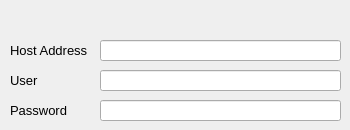
   <widget class="QWidget" name="relay">
    <attribute name="title">
     <string>Relay</string>
    </attribute>
    <widget class="QLabel" name="label_mountIP_35">
     <property name="geometry">
      <rect>
       <x>10</x>
       <y>40</y>
       <width>81</width>
       <height>21</height>
      </rect>
     </property>
     <property name="font">
      <font>
       <family>Arial</family>
       <pointsize>10</pointsize>
      </font>
     </property>
     <property name="text">
      <string>Host Address</string>
     </property>
    </widget>
    <widget class="QLineEdit" name="relayHostAddress">
     <property name="enabled">
      <bool>true</bool>
     </property>
     <property name="geometry">
      <rect>
       <x>100</x>
       <y>40</y>
       <width>241</width>
       <height>21</height>
      </rect>
     </property>
     <property name="minimumSize">
      <size>
       <width>0</width>
       <height>0</height>
      </size>
     </property>
     <property name="font">
      <font>
       <family>Arial</family>
       <pointsize>10</pointsize>
       <bold>false</bold>
      </font>
     </property>
     <property name="mouseTracking">
      <bool>false</bool>
     </property>
     <property name="acceptDrops">
      <bool>false</bool>
     </property>
     <property name="toolTip">
      <string>&lt;html&gt;&lt;head/&gt;&lt;body&gt;&lt;p&gt;IP address for relay device&lt;/p&gt;&lt;/body&gt;&lt;/html&gt;</string>
     </property>
     <property name="layoutDirection">
      <enum>Qt::LayoutDirection::RightToLeft</enum>
     </property>
     <property name="text">
      <string/>
     </property>
     <property name="maxLength">
      <number>50</number>
     </property>
     <property name="alignment">
      <set>Qt::AlignmentFlag::AlignLeading|Qt::AlignmentFlag::AlignLeft|Qt::AlignmentFlag::AlignVCenter</set>
     </property>
     <property name="dragEnabled">
      <bool>true</bool>
     </property>
     <property name="readOnly">
      <bool>false</bool>
     </property>
    </widget>
    <widget class="QLineEdit" name="relayPassword">
     <property name="geometry">
      <rect>
       <x>100</x>
       <y>100</y>
       <width>241</width>
       <height>21</height>
      </rect>
     </property>
     <property name="minimumSize">
      <size>
       <width>0</width>
       <height>0</height>
      </size>
     </property>
     <property name="font">
      <font>
       <family>Arial</family>
       <pointsize>10</pointsize>
       <bold>false</bold>
      </font>
     </property>
     <property name="mouseTracking">
      <bool>false</bool>
     </property>
     <property name="acceptDrops">
      <bool>false</bool>
     </property>
     <property name="toolTip">
      <string>&lt;html&gt;&lt;head/&gt;&lt;body&gt;&lt;p&gt;Passwor for relay device&lt;/p&gt;&lt;/body&gt;&lt;/html&gt;</string>
     </property>
     <property name="layoutDirection">
      <enum>Qt::LayoutDirection::RightToLeft</enum>
     </property>
     <property name="text">
      <string/>
     </property>
     <property name="maxLength">
      <number>50</number>
     </property>
     <property name="alignment">
      <set>Qt::AlignmentFlag::AlignLeading|Qt::AlignmentFlag::AlignLeft|Qt::AlignmentFlag::AlignVCenter</set>
     </property>
     <property name="dragEnabled">
      <bool>true</bool>
     </property>
     <property name="readOnly">
      <bool>false</bool>
     </property>
    </widget>
    <widget class="QLineEdit" name="relayUser">
     <property name="geometry">
      <rect>
       <x>100</x>
       <y>70</y>
       <width>241</width>
       <height>21</height>
      </rect>
     </property>
     <property name="minimumSize">
      <size>
       <width>0</width>
       <height>0</height>
      </size>
     </property>
     <property name="font">
      <font>
       <family>Arial</family>
       <pointsize>10</pointsize>
       <bold>false</bold>
      </font>
     </property>
     <property name="mouseTracking">
      <bool>false</bool>
     </property>
     <property name="acceptDrops">
      <bool>false</bool>
     </property>
     <property name="toolTip">
      <string>&lt;html&gt;&lt;head/&gt;&lt;body&gt;&lt;p&gt;User for relay device&lt;/p&gt;&lt;/body&gt;&lt;/html&gt;</string>
     </property>
     <property name="layoutDirection">
      <enum>Qt::LayoutDirection::RightToLeft</enum>
     </property>
     <property name="text">
      <string/>
     </property>
     <property name="maxLength">
      <number>50</number>
     </property>
     <property name="alignment">
      <set>Qt::AlignmentFlag::AlignLeading|Qt::AlignmentFlag::AlignLeft|Qt::AlignmentFlag::AlignVCenter</set>
     </property>
     <property name="dragEnabled">
      <bool>true</bool>
     </property>
     <property name="readOnly">
      <bool>false</bool>
     </property>
    </widget>
    <widget class="QLabel" name="label_mountIP_36">
     <property name="geometry">
      <rect>
       <x>10</x>
       <y>70</y>
       <width>91</width>
       <height>21</height>
      </rect>
     </property>
     <property name="font">
      <font>
       <family>Arial</family>
       <pointsize>10</pointsize>
      </font>
     </property>
     <property name="text">
      <string>User</string>
     </property>
    </widget>
    <widget class="QLabel" name="label_mountIP_37">
     <property name="geometry">
      <rect>
       <x>10</x>
       <y>100</y>
       <width>91</width>
       <height>21</height>
      </rect>
     </property>
     <property name="font">
      <font>
       <family>Arial</family>
       <pointsize>10</pointsize>
      </font>
     </property>
     <property name="text">
      <string>Password</string>
     </property>
    </widget>
   </widget>
